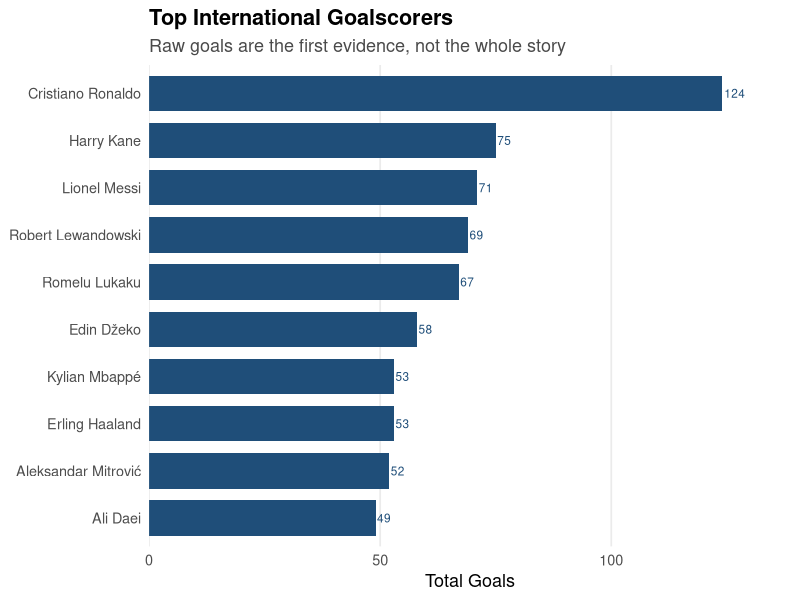
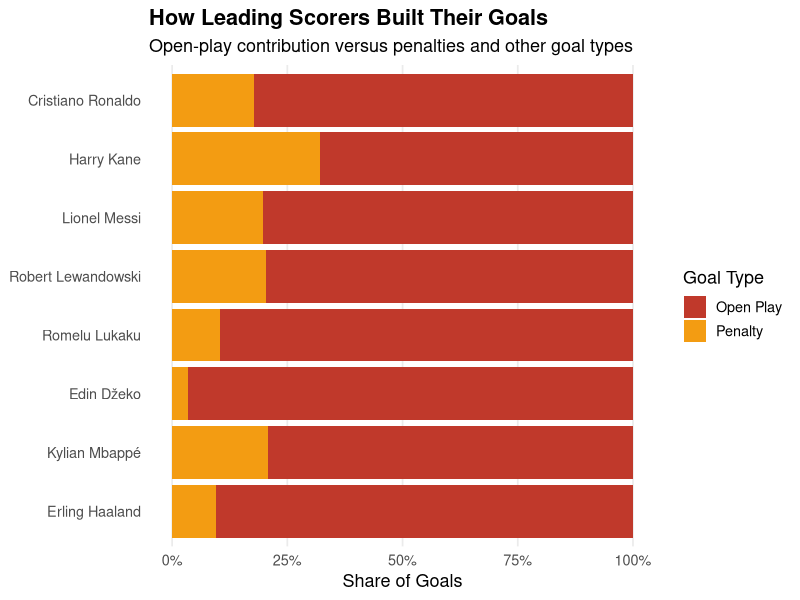
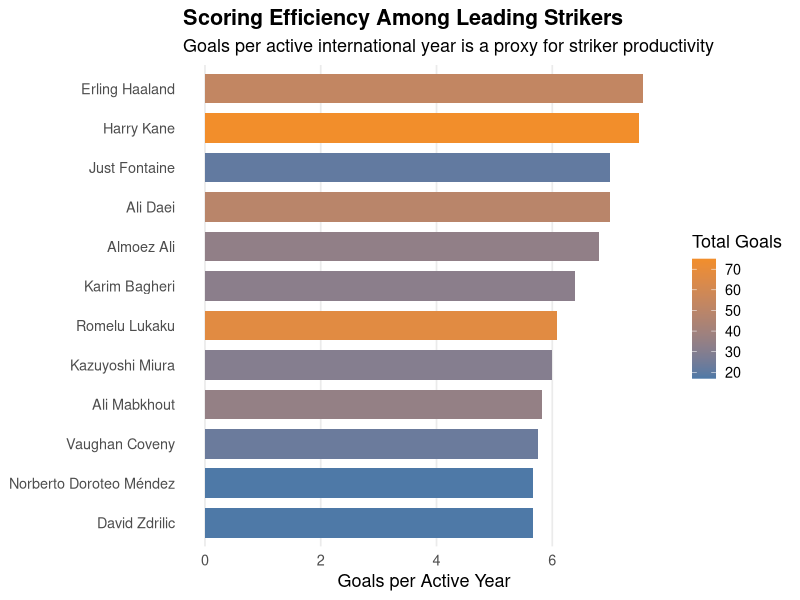
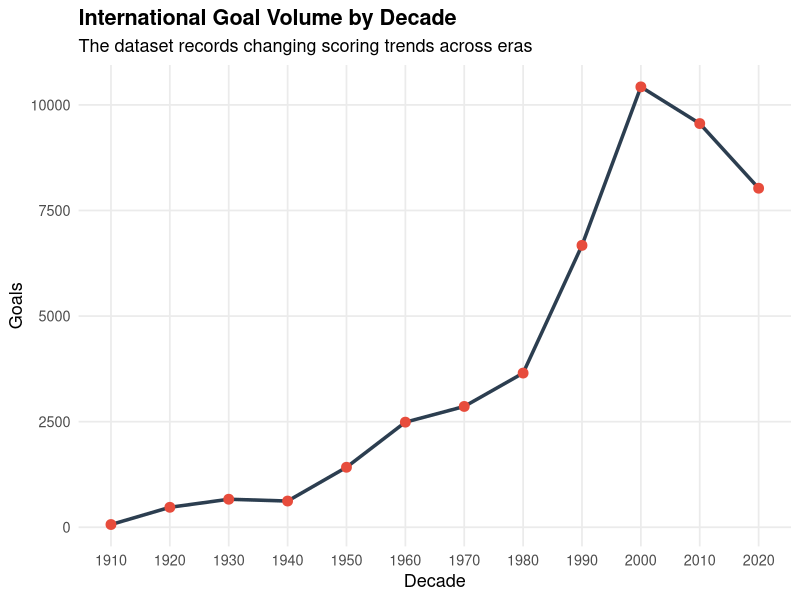
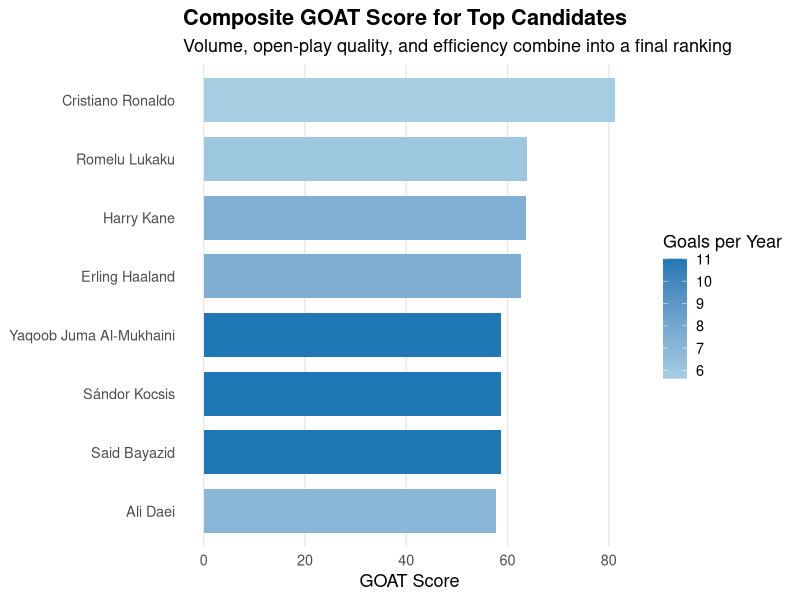

Here is the R script that generated these plots, in order:
## ---- chunk 1
#| echo: false
#| warning: false
#| message: false
library(dplyr)
library(readr)
library(ggplot2)
library(forcats)

clean_goals <- read_csv("goalscorers_cleaned.csv", show_col_types = FALSE)

scorer_summary <- clean_goals |>
  filter(!is.na(scorer)) |>
  group_by(scorer, team) |>
  summarise(
    total_goals = n(),
    penalty_goals = sum(penalty, na.rm = TRUE),
    open_play_goals = sum(goal_type == "Open Play", na.rm = TRUE),
    active_years = n_distinct(year),
    first_year = min(year),
    last_year = max(year),
    .groups = "drop"
  ) |>
  mutate(
    open_play_share = round(100 * open_play_goals / total_goals, 1),
    penalty_share = round(100 * penalty_goals / total_goals, 1),
    goals_per_year = round(total_goals / active_years, 2),
    career_span = last_year - first_year + 1
  )

team_goals <- clean_goals |>
  group_by(team) |>
  summarise(team_goals = n(), .groups = "drop")

scorer_summary <- scorer_summary |>
  left_join(team_goals, by = "team") |>
  mutate(team_goal_share = round(100 * total_goals / team_goals, 1))

top_candidates <- scorer_summary |>
  arrange(desc(total_goals)) |>
  slice_head(n = 10)

decade_summary <- clean_goals |>
  filter(!is.na(decade)) |>
  group_by(decade) |>
  summarise(goals = n(), .groups = "drop") |>
  arrange(decade)

goal_type_by_scorer <- clean_goals |>
  filter(!is.na(scorer), !is.na(goal_type)) |>
  count(scorer, goal_type) |>
  group_by(scorer) |>
  mutate(total_goals = sum(n), share = n / total_goals) |>
  ungroup()

goat_model <- scorer_summary |>
  mutate(
    total_norm = (total_goals - min(total_goals)) / (max(total_goals) - min(total_goals)),
    open_play_norm = open_play_share / 100,
    efficiency_norm = (goals_per_year - min(goals_per_year)) / (max(goals_per_year) - min(goals_per_year)),
    model_score = 0.45 * total_norm + 0.30 * open_play_norm + 0.25 * efficiency_norm
  ) |>
  arrange(desc(model_score)) |>
  slice_head(n = 8)
## ---- chunk 2
#| echo: false
#| results: asis
knitr::kable(
  top_candidates |>
    select(scorer, team, total_goals, active_years, open_play_share, penalty_share) |>
    arrange(desc(total_goals)) |>
    head(8),
  caption = "Top international scorers in the dataset, with goal type and career context."
)
## ---- chunk 3
#| echo: false
#| warning: false
#| message: false
ranked_goals <- scorer_summary |>
  arrange(desc(total_goals)) |>
  slice_head(n = 10)

ggplot(ranked_goals, aes(x = fct_reorder(scorer, total_goals), y = total_goals)) +
  geom_col(fill = "#1F4E79", width = 0.75) +
  geom_text(aes(label = total_goals), hjust = -0.1, size = 3, color = "#1F4E79") +
  coord_flip() +
  theme_minimal(base_size = 13) +
  scale_y_continuous(expand = expansion(mult = c(0, 0.12))) +
  labs(
    title = "Top International Goalscorers",
    subtitle = "Raw goals are the first evidence, not the whole story",
    x = NULL,
    y = "Total Goals"
  ) +
  theme(
    plot.title = element_text(face = "bold"),
    plot.subtitle = element_text(color = "#4A4A4A"),
    panel.grid.minor = element_blank(),
    panel.grid.major.y = element_blank()
  )
## ---- chunk 4
#| echo: false
#| warning: false
#| message: false
top_goal_type <- goal_type_by_scorer |>
  filter(scorer %in% ranked_goals$scorer[1:8]) |>
  mutate(goal_type = ifelse(goal_type == "Open Play", "Open Play", goal_type))

ggplot(top_goal_type, aes(x = fct_reorder(scorer, total_goals), y = share, fill = goal_type)) +
  geom_col(position = "fill") +
  coord_flip() +
  scale_y_continuous(labels = scales::percent_format()) +
  scale_fill_manual(values = c("Open Play" = "#C0392B", "Penalty" = "#F39C12", "Other" = "#7F8C8D")) +
  labs(
    title = "How Leading Scorers Built Their Goals",
    subtitle = "Open-play contribution versus penalties and other goal types",
    x = NULL,
    y = "Share of Goals",
    fill = "Goal Type"
  ) +
  theme_minimal(base_size = 13) +
  theme(
    plot.title = element_text(face = "bold"),
    panel.grid.minor = element_blank(),
    panel.grid.major.y = element_blank()
  )
## ---- chunk 5
#| echo: false
#| warning: false
#| message: false
efficiency <- scorer_summary |>
  filter(total_goals >= 15) |>
  arrange(desc(goals_per_year)) |>
  slice_head(n = 12)

ggplot(efficiency, aes(x = fct_reorder(scorer, goals_per_year), y = goals_per_year, fill = total_goals)) +
  geom_col(width = 0.75) +
  coord_flip() +
  scale_fill_gradient(low = "#4E79A7", high = "#F28E2B") +
  labs(
    title = "Scoring Efficiency Among Leading Strikers",
    subtitle = "Goals per active international year is a proxy for striker productivity",
    x = NULL,
    y = "Goals per Active Year",
    fill = "Total Goals"
  ) +
  theme_minimal(base_size = 13) +
  theme(
    plot.title = element_text(face = "bold"),
    panel.grid.minor = element_blank(),
    panel.grid.major.y = element_blank()
  )
## ---- chunk 6
#| echo: false
#| warning: false
#| message: false
decade_summary <- decade_summary |>
  filter(!is.na(decade))

ggplot(decade_summary, aes(x = decade, y = goals)) +
  geom_line(color = "#2C3E50", size = 1.2) +
  geom_point(color = "#E74C3C", size = 3) +
  scale_x_continuous(breaks = decade_summary$decade) +
  theme_minimal(base_size = 13) +
  labs(
    title = "International Goal Volume by Decade",
    subtitle = "The dataset records changing scoring trends across eras",
    x = "Decade",
    y = "Goals"
  ) +
  theme(
    plot.title = element_text(face = "bold"),
    panel.grid.minor = element_blank()
  )
## ---- chunk 7
#| echo: false
#| warning: false
#| message: false
goat_ranking <- goat_model |>
  mutate(model_score = round(model_score * 100, 1))

ggplot(goat_ranking, aes(x = fct_reorder(scorer, model_score), y = model_score, fill = goals_per_year)) +
  geom_col(width = 0.75) +
  coord_flip() +
  scale_fill_gradient(low = "#A6CEE3", high = "#1F78B4") +
  labs(
    title = "Composite GOAT Score for Top Candidates",
    subtitle = "Volume, open-play quality, and efficiency combine into a final ranking",
    x = NULL,
    y = "GOAT Score",
    fill = "Goals per Year"
  ) +
  theme_minimal(base_size = 13) +
  theme(
    plot.title = element_text(face = "bold"),
    panel.grid.minor = element_blank(),
    panel.grid.major.y = element_blank()
  )
## ---- chunk 8
#| echo: false
#| results:asis
knitr::kable(
  goat_ranking |>
    select(scorer, team, total_goals, active_years, open_play_share, goals_per_year, model_score),
  caption = "Top strikers ranked by the composite GOAT model."
)
